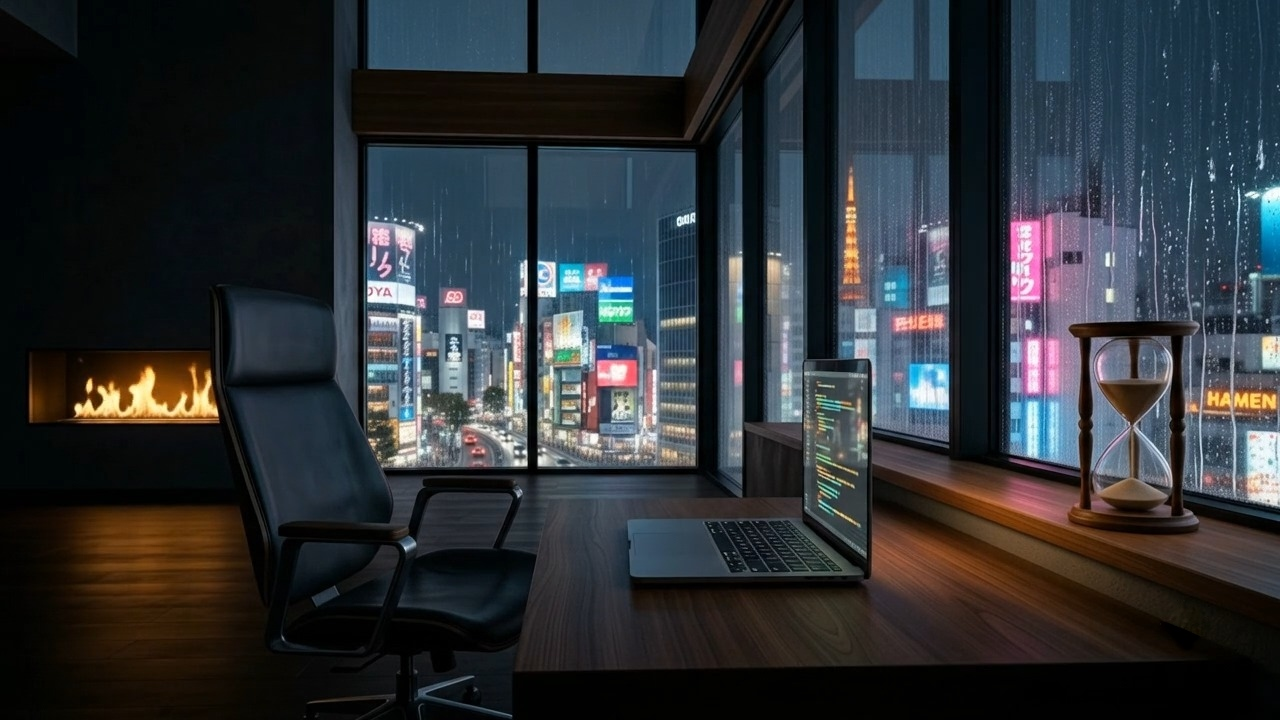
#> input picture stillwave/assets/focus-5010-source.jpg, 1280 x 720 px, given in place of stillwave-mark-v3.png, which was not available
$ python stillwave-watermark-v6-compose.py
#> lines starting #> are read from the running program, lines starting #| are printed output that depends on the picture; pictures that were not available may be replaced by others from this repository, and a replacement may not be noted
#!/usr/bin/env python3
"""
StillWave watermark v6 — sealed badge.

Structure:
  - Gold ензō ring = visible border
  - Filled dark-blue disc INSIDE the ензō ring = opaque mask covering AI watermark
  - Blue/cream wave sits on top of the disc
  - Outside the ензō ring = transparent (video shows through corners)

Outputs:
  stillwave-watermark-v6.png         — 1920×1080 RGBA overlay
  stillwave-watermark-v6-preview.jpg — preview on MAKOTO frame
  stillwave-badge-v6.png             — standalone badge (for reuse)
"""

from pathlib import Path
from PIL import Image, ImageDraw
import numpy as np

HERE   = Path(__file__).parent
MARK   = HERE / "stillwave-mark-v3.png"
MAKOTO = HERE / "makoto-the-last-samurai-source.jpg"
BADGE  = HERE / "stillwave-badge-v6.png"
WM     = HERE / "stillwave-watermark-v6.png"
PREV   = HERE / "stillwave-watermark-v6-preview.jpg"

DISC_RGB = (24, 38, 64)      # deep navy-blue interior — covers any underlying pixels
BADGE_PX = 200               # final badge size in 1920×1080 frame
MARGIN   = 36


def build_badge() -> Image.Image:
    """Create a square RGBA badge with disc inside the ензō and transparent corners."""
    mark = Image.open(MARK).convert("RGBA")
    arr  = np.array(mark)
    alpha = arr[:, :, 3]
#> alpha: shape (720, 1280); every value is 255

    # Bounding box of the visible mark = ензō extent
    ys, xs = np.where(alpha > 50)
    y0, y1 = ys.min(), ys.max()
#> y0 = 0; y1 = 719
    x0, x1 = xs.min(), xs.max()
#> x0 = 0; x1 = 1279

    cx = (x0 + x1) // 2
#> cx = 639
    cy = (y0 + y1) // 2
#> cy = 359
    # Radius slightly inside the gold ензō ring so the gold stays as the visible border
    outer_r = min((x1 - x0), (y1 - y0)) // 2
#> outer_r = 359
    inner_r = int(outer_r * 0.88)
#> inner_r = 315

    # Disc layer
    disc = Image.new("RGBA", mark.size, (0, 0, 0, 0))
#> disc: PIL image 1280x720 RGBA; every value is 0
    ImageDraw.Draw(disc).ellipse(
        [cx - inner_r, cy - inner_r, cx + inner_r, cy + inner_r],
        fill=(*DISC_RGB, 255),
    )
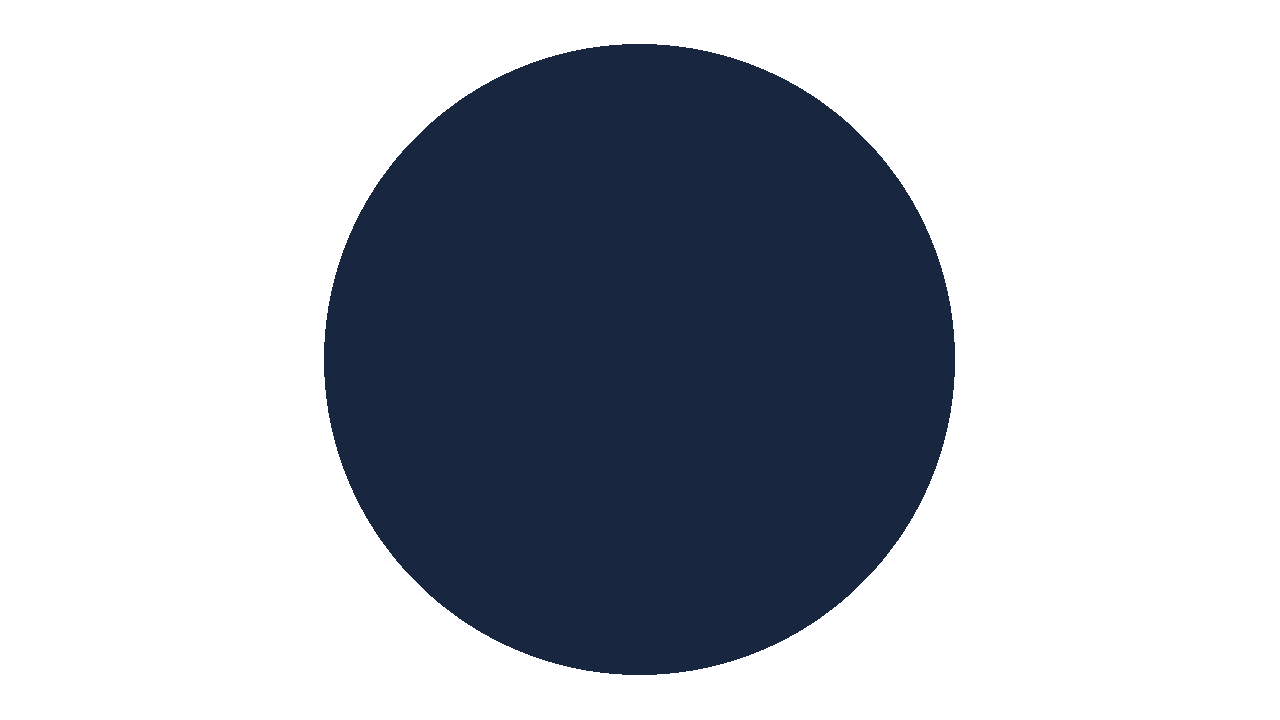
#> disc: PIL image 1280x720 RGBA; mean R, G, B, A 8.1, 12.9, 21.7, 86.5; transparent parts drawn white

    # Composite: disc behind, mark on top → gold ензō + blue wave + filled blue interior
    sealed = Image.alpha_composite(disc, mark)

    # Crop tight to a square around the ензō
    pad = int(outer_r * 0.06)
#> pad = 21
    side = outer_r * 2 + pad * 2
#> side = 760
    bx0 = cx - outer_r - pad
#> bx0 = 259
    by0 = cy - outer_r - pad
#> by0 = -21
    sealed = sealed.crop((bx0, by0, bx0 + side, by0 + side))
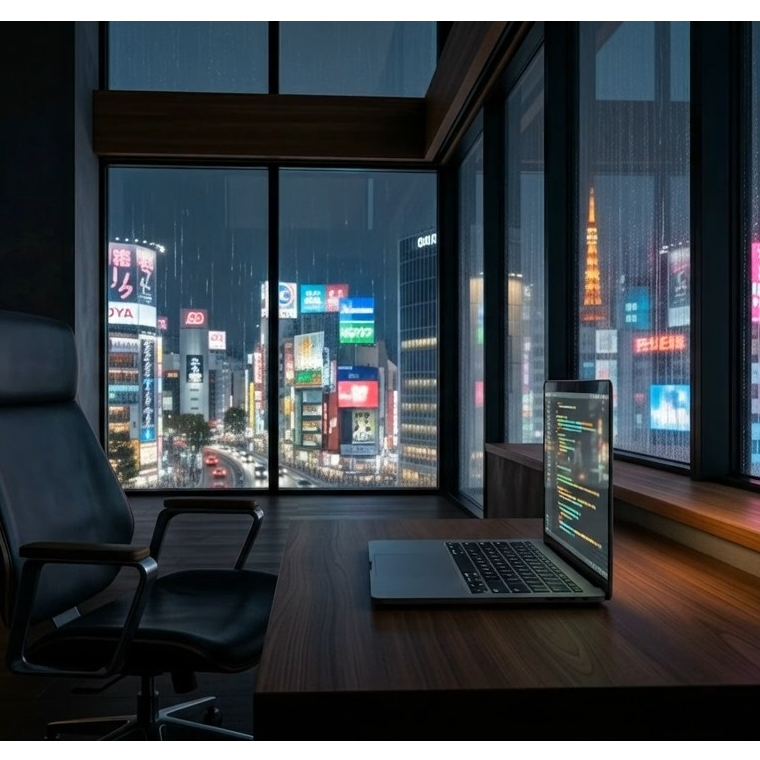
#> sealed: PIL image 760x760 RGBA; mean R, G, B, A 45.4, 52, 57.5, 241.6; transparent parts drawn white

    sealed.save(BADGE, "PNG")
    print(f"Wrote {BADGE} ({sealed.size}, {BADGE.stat().st_size // 1024} KB)")
#| Wrote stillwave/assets/stillwave-badge-v6.png ((760, 760), 994 KB)
    return sealed


def build_overlay(badge: Image.Image):
    badge = badge.resize((BADGE_PX, BADGE_PX), Image.LANCZOS)
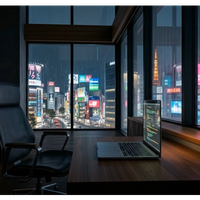
#> badge: PIL image 200x200 RGBA; mean R, G, B, A 45.7, 52.3, 58.1, 241.6; transparent parts drawn white
    canvas = Image.new("RGBA", (1920, 1080), (0, 0, 0, 0))
#> canvas: PIL image 1920x1080 RGBA; every value is 0
    pos = (1920 - BADGE_PX - MARGIN, 1080 - BADGE_PX - MARGIN)
    canvas.alpha_composite(badge, pos)
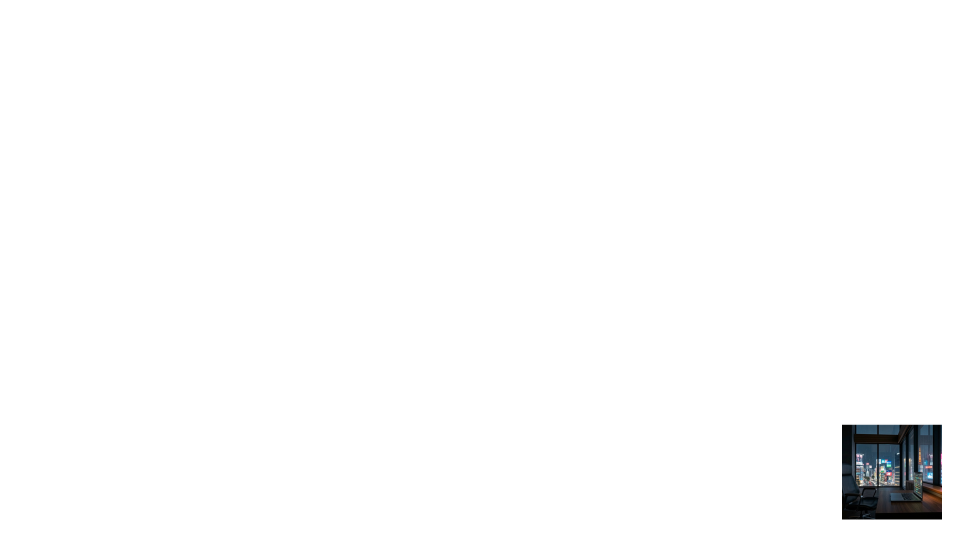
#> canvas: PIL image 1920x1080 RGBA (shown at 1/2 size); mean R, G, B, A 0.9, 1, 1.1, 4.7; transparent parts drawn white
    canvas.save(WM, "PNG")
    print(f"Wrote {WM} ({WM.stat().st_size // 1024} KB)")

    bg = Image.open(MAKOTO).convert("RGBA").resize((1920, 1080))
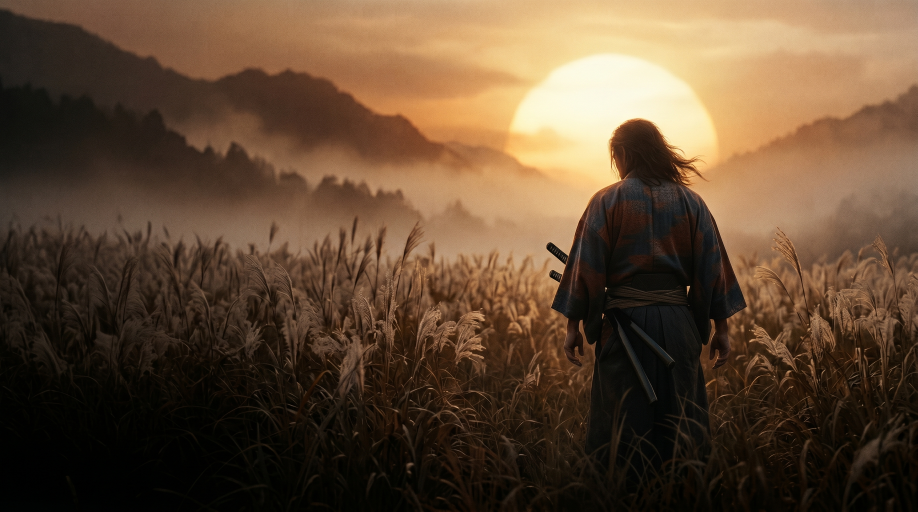
#> input picture stillwave/assets/makoto-the-last-samurai-source.jpg, 2752 x 1536 px (shown at 1/3 size)
    bg.alpha_composite(canvas)
    bg.convert("RGB").save(PREV, "JPEG", quality=92, optimize=True)
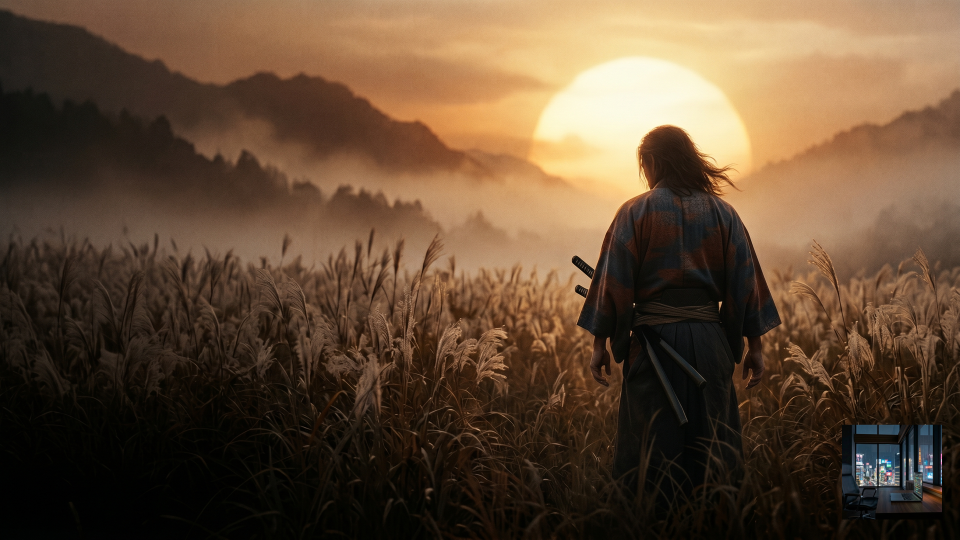
#> saved as stillwave-watermark-v6-preview.jpg: PIL image 1920x1080 RGB (shown at 1/2 size); mean R, G, B 96.9, 74.2, 52.9
#> (the run stopped early here; a loop or call above may not have finished)
